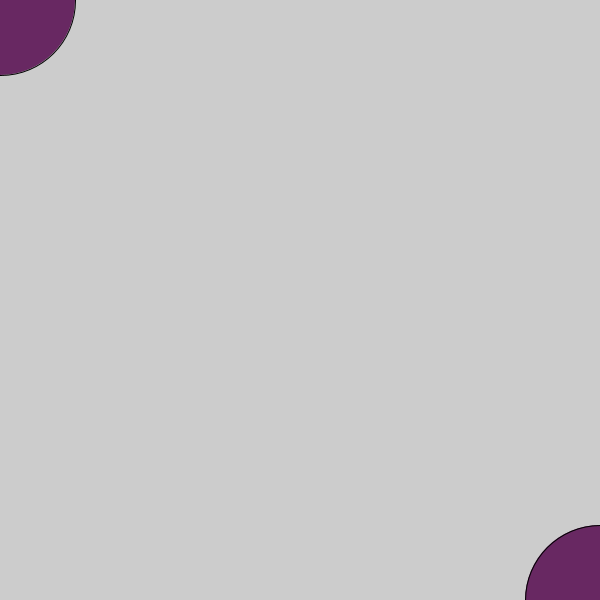
Frame 1 (no input)
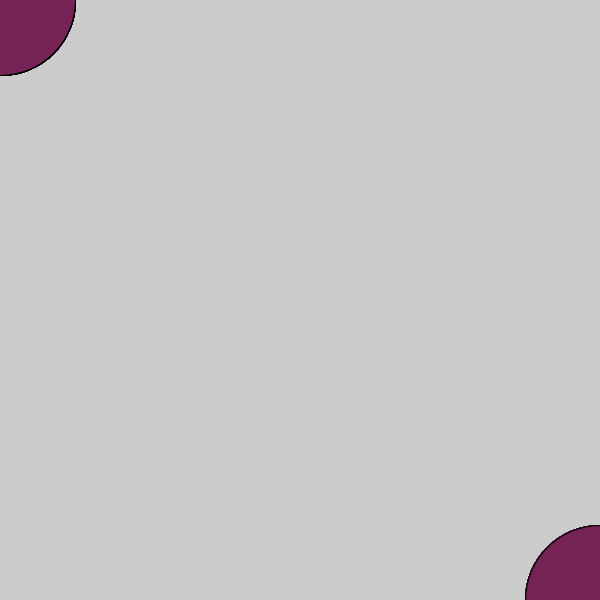
Frame 60 (the mouse pressed at the canvas centre just before this capture)
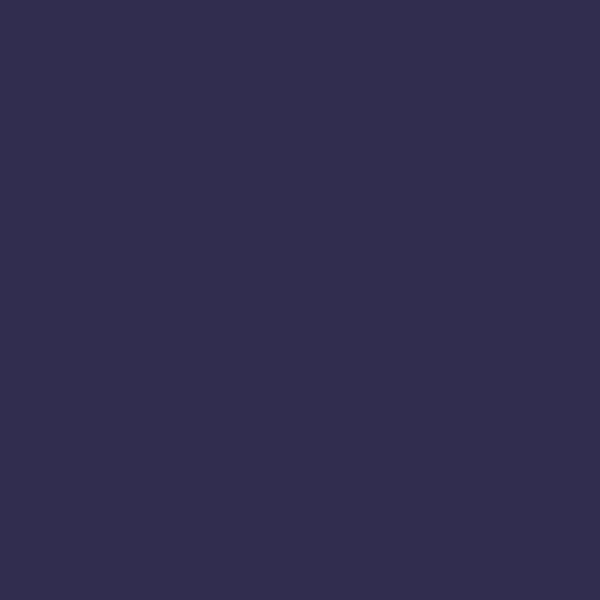
Frame 120 (the mouse held since frame 60 and released just before this capture)

The Processing sketch that drew these frames (run headless with seeded random() and noise(); from frame 60 on, the mouse is pressed at the canvas centre):

// Processing sketch: processing_185277
// ── processing_185277.pde

void setup(){
 size(600, 600);
 smooth();
 noCursor();
}
 
void draw(){

  float a = random(20, 150);
  float b = random(30,70);
 float c = random(60,100);
 
  if(mousePressed){
    background(a, b, c);
  }
  else{
  fill(a, b, c);
  ellipse(mouseX, mouseY, mouseX-150, mouseX-150);
  ellipse(width-mouseX, height-mouseY, mouseX-150, mouseX-150);
  }
}
